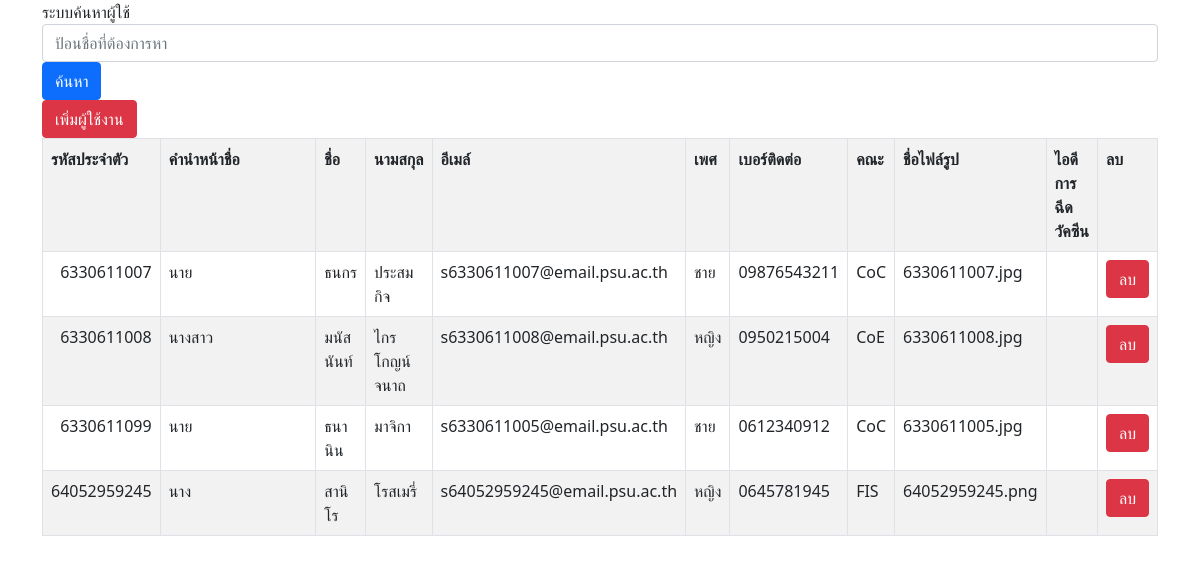
/Sys_old/admin/show_user.php, run on the app's committed database.
### tables this page shows
CREATE TABLE `user` (
  `user_id` varchar(20) NOT NULL,
  `prefix` varchar(100) NOT NULL,
  `name` varchar(100) NOT NULL,
  `lname` varchar(100) NOT NULL,
  `Email` varchar(500) NOT NULL,
  `password` varchar(100) NOT NULL,
  `sex` varchar(100) NOT NULL,
  `phone` varchar(20) NOT NULL,
  `faculty` varchar(100) NOT NULL,
  `img` varchar(100) NOT NULL
);

### Sys_old/admin/show_user.php (the view, shortened to what this page needs)
<?php
$search = isset($_GET['search']) ? $_GET['search']:'';
$connect = mysqli_connect("localhost", "root", "", "project_atk");
$sql = "SELECT * FROM user WHERE name LIKE '%$search%'";
$result = mysqli_query($connect, $sql);
?>
<!DOCTYPE html>
<html lang="en">
<head>
    <link href="https://cdn.jsdelivr.net/npm/bootstrap@5.1.3/dist/css/bootstrap.min.css" rel="stylesheet">
</head>
<body>
    <div class="container">
        <div class="row">
            <br>
            <form method="get" id="form" enctype="multipart/form-data" action="" >
                <label for="exampleInputEmail1">ระบบค้นหาผู้ใช้</label>
                <input type="text" class="form-control" id="search" name="search" placeholder="ป้อนชื่อที่ต้องการหา">
                <button type="submit" class="btn btn-primary">ค้นหา</button>
            </form>
            <form action="add_user.php">
            <button type="submit"  class="btn btn-danger"> เพิ่มผู้ใช้งาน</button>
            <br>
        </form>
            <div class="col-12">
                <table class="table  table-striped table-hover table-bordered">
                    <tr>
                        <th width='10%'>รหัสประจําตัว</th>
                        <th width='20%'>คำนำหน้าชื่อ</th>
                        <th>ชื่อ</th>
                        <th>นามสกุล</th>
                        <th>อีเมล์</th>
                        <th>เพศ</th>
                        <th>เบอร์ติดต่อ</th>
                        <th>คณะ</th>
                        <th>ชื่อไฟล์รูป</th>
                        <th>ไอดีการฉีดวัคซีน</th>
                        <th>ลบ</th>
                    </tr>
                    <?php while ($row = mysqli_fetch_array($result, MYSQLI_ASSOC)) { ?>
                        <tr>
                            <td align='right'><?php echo $row["user_id"]; ?></td>
                            <td><?php echo $row["prefix"]; ?></td>
                            <td><?php echo $row["name"]; ?></td>
                            <td><?php echo $row["lname"]; ?></td>
                            <td><?php echo $row["Email"]; ?></td>
                            <td><?php echo $row["sex"]; ?></td>
                            <td><?php echo $row["phone"]; ?></td>
                            <td><?php echo $row["faculty"]; ?></td>
                            <td><?php echo $row["img"]; ?></td>
                            <td><?php echo $row["VL_ID"]; ?></td>
                            <td>
                                <form action="del_user.php" method="post">
                                    <button type="submit" class="btn btn-danger"> ลบ</button>
                                </form>
                            </td>
                        </tr>
                    <?php } ?>
                </table>
            </div>
        </div>
    </div>
</body>
</html>

### data on the page
user: user_id "6330611007", prefix "นาย", name "ธนกร", lname "ประสมกิจ", Email "s6330611007@email.psu.ac.th", sex "ชาย", phone "09876543211", faculty "CoC", img "6330611007.jpg"
user: user_id "6330611008", prefix "นางสาว", name "มนัสนันท์", lname "ไกรโกญน์จนาถ", Email "s6330611008@email.psu.ac.th", sex "หญิง", phone "0950215004", faculty "CoE", img "6330611008.jpg"
user: user_id "6330611099", prefix "นาย", name "ธนานิน", lname "มาจิกา", Email "s6330611005@email.psu.ac.th", sex "ชาย", phone "0612340912", faculty "CoC", img "6330611005.jpg"
user: user_id "64052959245", prefix "นาง", name "สานิโร", lname "โรสเมรี่", Email "s64052959245@email.psu.ac.th", sex "หญิง", phone "0645781945", faculty "FIS", img "64052959245.png"
